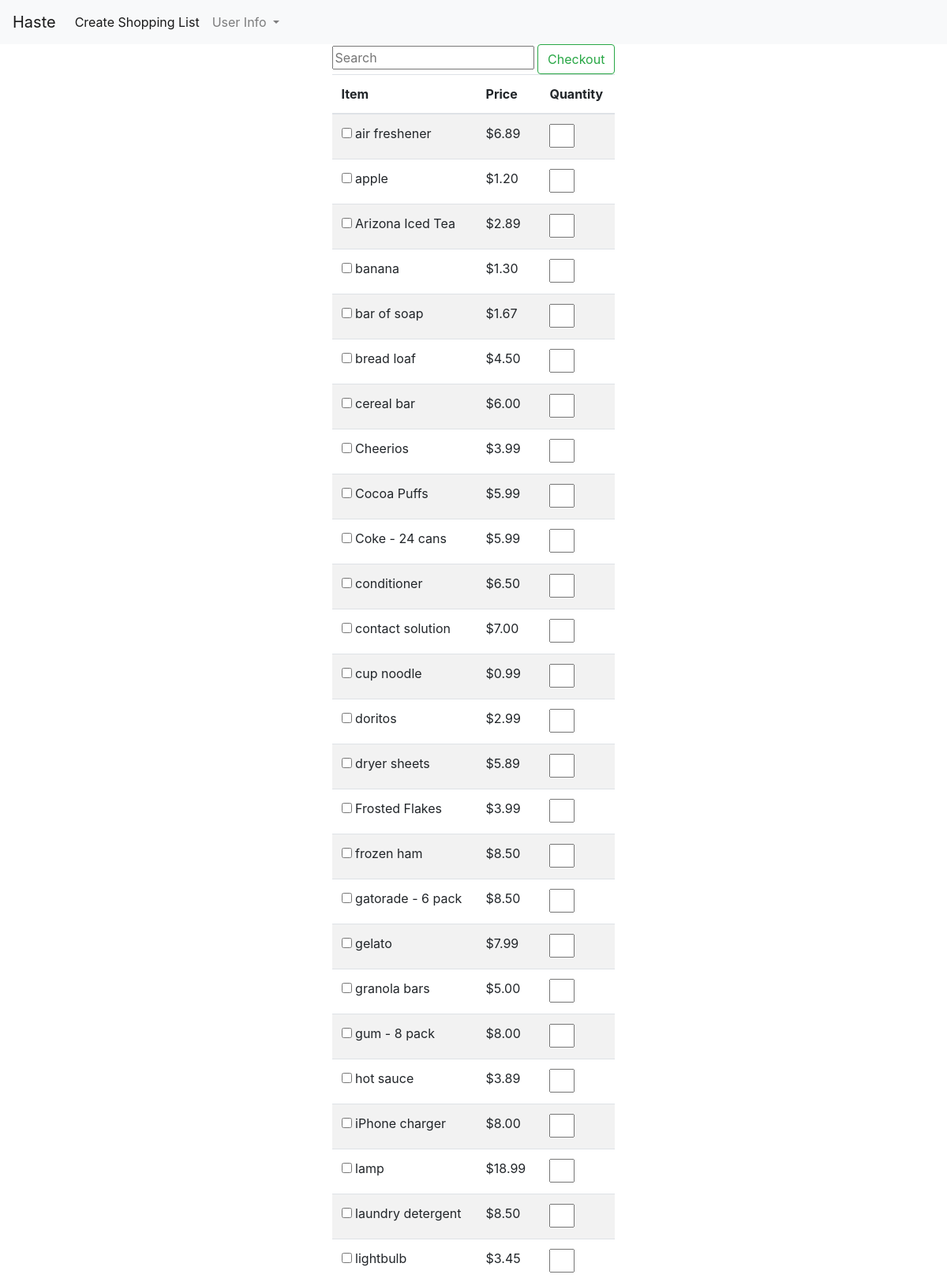
The app's page /neworder (signed in, upper part) with its own data.
### app/models.py (models this page shows)
class Item(db.Model):
    id = db.Column(db.Integer, unique=True, primary_key=True)
    name = db.Column(db.String(128), unique=True, index=True)
    price = db.Column(db.Float)
    in_content = db.relationship('Content', backref='item', lazy='dynamic')

### app/main/routes.py (the view, shortened to what this page needs)
@bp.route('/neworder', methods=['GET', 'POST'])
@login_required
def new_order():
    newdict = {}
    items = Item.query.order_by(collate(Item.name, 'NOCASE')).all()
    return render_template('new_order.html', items=items)

### app/models.py (called while the page is built)
@login.user_loader
def load_user(id):
    return User.query.get(int(id))

### app/templates/new_order.html (shortened to what this page needs)
{% extends "base.html" %}
{% block content %}
<div id="items" class="container">
    <div class = "row justify-content-md-center">
        <form method="POST" enctype='application/json'>
            <input class="search" placeholder="Search">
            <button class = "btn btn-outline-success" type="submit">Checkout</button>
            <table class = "table table-striped">
                <thead>
                    <tr>
                        <th>Item</th>
                        <th>Price</th>
                        <th>Quantity</th>
                    </tr>
                </thead>
                <tbody class="list">
                {% for item in items %}
                    <tr>
                        <td class="name"><input type="checkbox" id="{{ item.id }}" name="{{ item.id }}">
                            <label for="{{ item.id }}">{{ item.name }}</label></td>
                        <td class="price">{{ "$%.2f"|format(item.price) }}</td>
                        <td><input type="number" name="{{ item.id }}-quantity" min="0" step="1"></td>
                    </tr>
                {% endfor %}
                </tbody>
            </table>
        </form>
    </div>
</div>
{% endblock %}

### app/static/styles.css (style rules this page uses)
.container { background-color: white; }
tbody.list tr td:nth-child(3) input { width: 2em; }

### records on screen
Item: name "air freshener", price "$6.89"
Item: name "apple", price "$1.20"
Item: name "Arizona Iced Tea", price "$2.89"
Item: name "banana", price "$1.30"
Item: name "bar of soap", price "$1.67"
Item: name "bread loaf", price "$4.50"
Item: name "cereal bar", price "$6.00"
Item: name "Cheerios", price "$3.99"
Item: name "Cocoa Puffs", price "$5.99"
Item: name "Coke - 24 cans", price "$5.99"
Item: name "conditioner", price "$6.50"
Item: name "contact solution", price "$7.00"
Item: name "cup noodle", price "$0.99"
Item: name "doritos", price "$2.99"
Item: name "dryer sheets", price "$5.89"
Item: name "Frosted Flakes", price "$3.99"
Item: name "frozen ham", price "$8.50"
Item: name "gatorade - 6 pack", price "$8.50"
Item: name "gelato", price "$7.99"
Item: name "granola bars", price "$5.00"
Item: name "gum - 8 pack", price "$8.00"
Item: name "hot sauce", price "$3.89"
Item: name "iPhone charger", price "$8.00"
Item: name "lamp", price "$18.99"
Item: name "laundry detergent", price "$8.50"
Item: name "lightbulb", price "$3.45"
